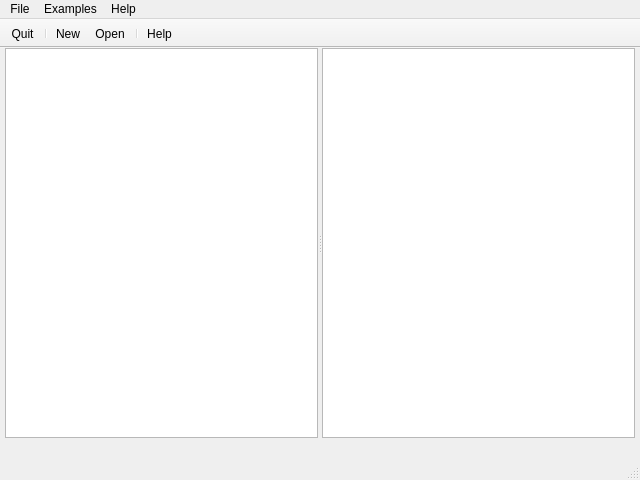
<?xml version="1.0" encoding="UTF-8"?>
<ui version="4.0">
 <class>MainWindow</class>
 <widget class="QMainWindow" name="MainWindow">
  <property name="geometry">
   <rect>
    <x>0</x>
    <y>0</y>
    <width>640</width>
    <height>480</height>
   </rect>
  </property>
  <property name="windowTitle">
   <string>Menu Demo</string>
  </property>
  <widget class="QWidget" name="centralwidget">
   <widget class="QSplitter" name="splitter">
    <property name="geometry">
     <rect>
      <x>5</x>
      <y>0</y>
      <width>630</width>
      <height>390</height>
     </rect>
    </property>
    <property name="orientation">
     <enum>Qt::Orientation::Horizontal</enum>
    </property>
    <widget class="QListWidget" name="listWidget"/>
    <widget class="QTextEdit" name="textEdit">
     <property name="autoFormatting">
      <set>QTextEdit::AutoFormattingFlag::AutoAll</set>
     </property>
     <property name="readOnly">
      <bool>true</bool>
     </property>
    </widget>
   </widget>
  </widget>
  <widget class="QMenuBar" name="menubar">
   <property name="geometry">
    <rect>
     <x>0</x>
     <y>0</y>
     <width>640</width>
     <height>26</height>
    </rect>
   </property>
   <widget class="QMenu" name="menuFile">
    <property name="title">
     <string>File</string>
    </property>
    <addaction name="actionNew"/>
    <addaction name="actionOpen"/>
    <addaction name="separator"/>
    <addaction name="actionQuit"/>
    <addaction name="separator"/>
   </widget>
   <widget class="QMenu" name="menuExamples">
    <property name="title">
     <string>Examples</string>
    </property>
    <widget class="QMenu" name="menuDialog">
     <property name="title">
      <string>Dialog</string>
     </property>
     <widget class="QMenu" name="menuQMessage_Box">
      <property name="title">
       <string>QMessage Box</string>
      </property>
      <addaction name="actioninformation"/>
      <addaction name="actionwarning"/>
      <addaction name="actioncritical"/>
      <addaction name="actionquestion"/>
     </widget>
     <addaction name="menuQMessage_Box"/>
     <addaction name="actionQImputDialog"/>
     <addaction name="actionQFileDialog"/>
    </widget>
    <addaction name="menuDialog"/>
    <addaction name="actionSimple_Widgets"/>
    <addaction name="actionLayouts"/>
    <addaction name="actionAdvanced_Widgets"/>
   </widget>
   <widget class="QMenu" name="menuHelp">
    <property name="title">
     <string>Help</string>
    </property>
    <addaction name="actionHelp"/>
    <addaction name="actionAbout"/>
   </widget>
   <addaction name="menuFile"/>
   <addaction name="menuExamples"/>
   <addaction name="menuHelp"/>
  </widget>
  <widget class="QStatusBar" name="statusbar"/>
  <widget class="QToolBar" name="toolBar">
   <property name="windowTitle">
    <string>toolBar</string>
   </property>
   <property name="movable">
    <bool>false</bool>
   </property>
   <property name="toolButtonStyle">
    <enum>Qt::ToolButtonStyle::ToolButtonIconOnly</enum>
   </property>
   <attribute name="toolBarArea">
    <enum>TopToolBarArea</enum>
   </attribute>
   <attribute name="toolBarBreak">
    <bool>false</bool>
   </attribute>
   <addaction name="actionQuit"/>
   <addaction name="separator"/>
   <addaction name="actionNew"/>
   <addaction name="actionOpen"/>
   <addaction name="separator"/>
   <addaction name="actionHelp"/>
  </widget>
  <action name="actionNew">
   <property name="icon">
    <iconset>
     <normaloff>../../../../Downloads/pyqt5/fotos/add-file.png</normaloff>../../../../Downloads/pyqt5/fotos/add-file.png</iconset>
   </property>
   <property name="text">
    <string>New</string>
   </property>
   <property name="toolTip">
    <string>Click here for a new project</string>
   </property>
   <property name="statusTip">
    <string>New Project</string>
   </property>
   <property name="shortcut">
    <string>Ctrl+N</string>
   </property>
  </action>
  <action name="actionOpen">
   <property name="icon">
    <iconset>
     <normaloff>../../../../Downloads/pyqt5/fotos/open-folder.png</normaloff>../../../../Downloads/pyqt5/fotos/open-folder.png</iconset>
   </property>
   <property name="text">
    <string>Open</string>
   </property>
   <property name="toolTip">
    <string>Open new project</string>
   </property>
  </action>
  <action name="actionSimple_Widgets">
   <property name="text">
    <string>Simple Widgets</string>
   </property>
  </action>
  <action name="actionLayouts">
   <property name="text">
    <string>Layouts</string>
   </property>
  </action>
  <action name="actionAdvanced_Widgets">
   <property name="text">
    <string>Advanced Widgets</string>
   </property>
  </action>
  <action name="actionQImputDialog">
   <property name="text">
    <string>QImputDialog</string>
   </property>
  </action>
  <action name="actionQFileDialog">
   <property name="text">
    <string>QFileDialog</string>
   </property>
  </action>
  <action name="actioninformation">
   <property name="text">
    <string>information</string>
   </property>
  </action>
  <action name="actionwarning">
   <property name="text">
    <string>warning</string>
   </property>
  </action>
  <action name="actioncritical">
   <property name="text">
    <string>critical</string>
   </property>
  </action>
  <action name="actionquestion">
   <property name="text">
    <string>question</string>
   </property>
  </action>
  <action name="actionQuit">
   <property name="icon">
    <iconset>
     <normaloff>../../../../Downloads/pyqt5/fotos/remove.png</normaloff>../../../../Downloads/pyqt5/fotos/remove.png</iconset>
   </property>
   <property name="text">
    <string>Quit</string>
   </property>
   <property name="toolTip">
    <string>Quit project</string>
   </property>
  </action>
  <action name="actionHelp">
   <property name="icon">
    <iconset>
     <normaloff>../../../../Downloads/pyqt5/fotos/question.png</normaloff>../../../../Downloads/pyqt5/fotos/question.png</iconset>
   </property>
   <property name="text">
    <string>Help</string>
   </property>
  </action>
  <action name="actionAbout">
   <property name="text">
    <string>About</string>
   </property>
  </action>
 </widget>
 <resources/>
 <connections/>
</ui>
